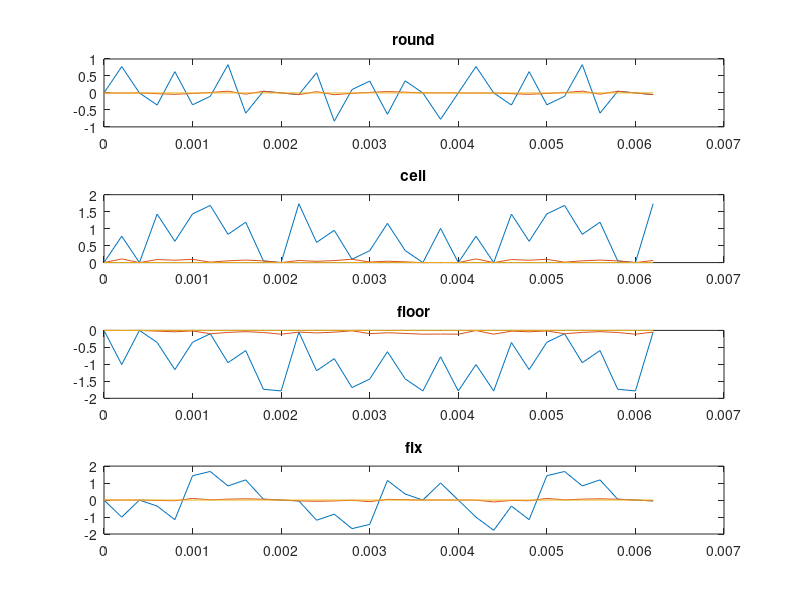

This figure's MATLAB source:
% Opgave 1
a= 10
b= 5
p= 500
q= 750
r= 5000
n= 32
T = (n-1)/r
t = linspace(0,T,n)

x = a*sin(2*pi*p*t)+ b*sin(2*pi*q*t)

subplot(4,1,1)

N = 4
stapgr = 2*max(x)/(2^N)
q = round(x/stapgr)*stapgr
qfout = q-x
plot(t,qfout)

hold on

N = 8
stapgr = 2*max(x)/(2^N)
q = round(x/stapgr)*stapgr
qfout = q-x
plot(t,qfout)

N = 16
stapgr = 2*max(x)/(2^N)
q = round(x/stapgr)*stapgr
qfout = q-x
plot(t,qfout)

hold off
title('round')
subplot(4,1,2)

N = 4
stapgr = 2*max(x)/(2^N)
q = ceil(x/stapgr)*stapgr
qfout = q-x
plot(t,qfout)

hold on

N = 8
stapgr = 2*max(x)/(2^N)
q = ceil(x/stapgr)*stapgr
qfout = q-x
plot(t,qfout)

N = 16
stapgr = 2*max(x)/(2^N)
q = ceil(x/stapgr)*stapgr
qfout = q-x
plot(t,qfout)

hold off
title('ceil')
subplot(4,1,3)

N = 4
stapgr = 2*max(x)/(2^N)
q = floor(x/stapgr)*stapgr
qfout = q-x
plot(t,qfout)

hold on

N = 8
stapgr = 2*max(x)/(2^N)
q = floor(x/stapgr)*stapgr
qfout = q-x
plot(t,qfout)

N = 16
stapgr = 2*max(x)/(2^N)
q = floor(x/stapgr)*stapgr
qfout = q-x
plot(t,qfout)

hold off
title('floor')

subplot(4,1,4)

N = 4
stapgr = 2*max(x)/(2^N)
q = fix(x/stapgr)*stapgr
qfout = q-x
plot(t,qfout)

hold on

N = 8
stapgr = 2*max(x)/(2^N)
q = fix(x/stapgr)*stapgr
qfout = q-x
plot(t,qfout)

N = 16
stapgr = 2*max(x)/(2^N)
q = fix(x/stapgr)*stapgr
qfout = q-x
plot(t,qfout)

hold off
title('fix')